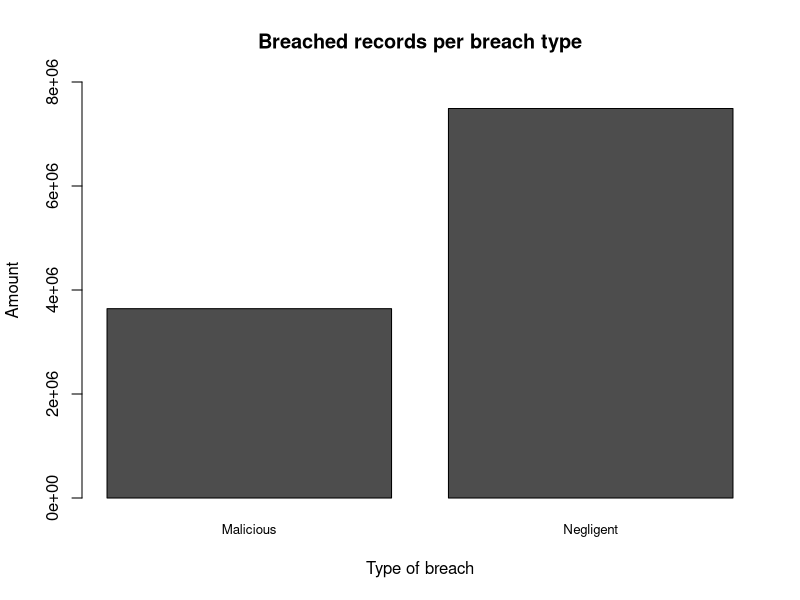
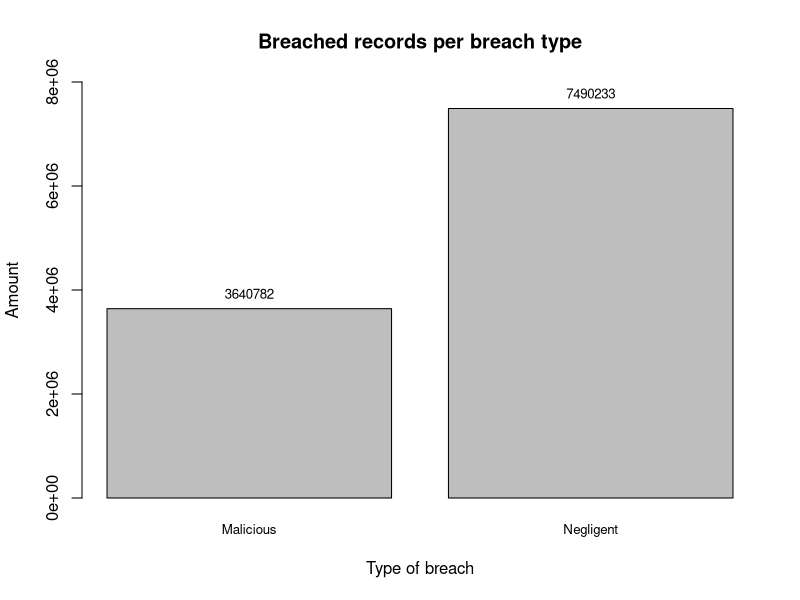

Write R code to recreate these figures, in order.
brpbt <- matrix(c(3640782, 7490233),ncol=2,byrow=TRUE)
colnames(brpbt) <- c("Malicious", "Negligent")
rownames(brpbt) <- c("Breached records")
brpbt <- as.table(brpbt)

#plot
barplot(brpbt, main="Breached records per breach type",
        xlab="Type of breach", ylab="Amount", ylim=c(0, 8000000), cex.names=0.8)

# Add text at top of bars
xx <- barplot(brpbt[1,], main="Breached records per breach type", xlab="Type of breach", ylab="Amount", ylim=c(0, 8000000), cex.names=0.8)
text(x=xx, y=brpbt[1,], label=brpbt[1,], pos=3, cex=0.8)